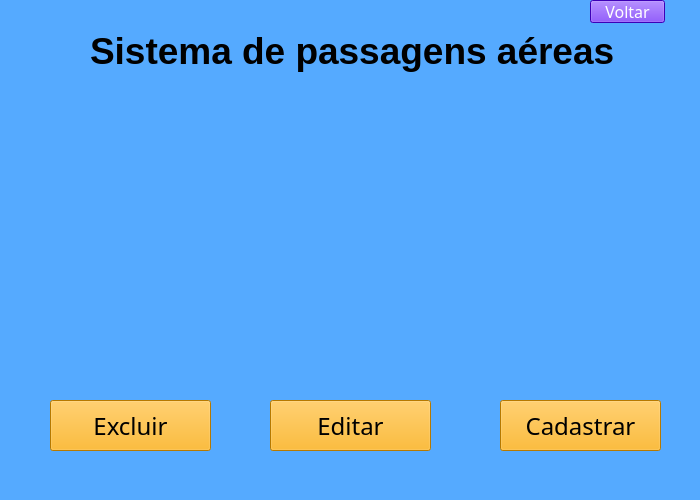
<?xml version="1.0" encoding="UTF-8"?>
<ui version="4.0">
 <class>Sistema</class>
 <widget class="QMainWindow" name="Sistema">
  <property name="geometry">
   <rect>
    <x>0</x>
    <y>0</y>
    <width>700</width>
    <height>500</height>
   </rect>
  </property>
  <property name="minimumSize">
   <size>
    <width>700</width>
    <height>500</height>
   </size>
  </property>
  <property name="font">
   <font>
    <family>Arboria-Black</family>
    <pointsize>24</pointsize>
   </font>
  </property>
  <property name="windowTitle">
   <string>MainWindow</string>
  </property>
  <property name="styleSheet">
   <string notr="true">background-color: rgb(85, 170, 255);</string>
  </property>
  <widget class="QWidget" name="centralwidget">
   <widget class="QPushButton" name="botao_cadastrar_voo">
    <property name="geometry">
     <rect>
      <x>500</x>
      <y>400</y>
      <width>161</width>
      <height>51</height>
     </rect>
    </property>
    <property name="font">
     <font>
      <family>Arboria-Black</family>
      <pointsize>18</pointsize>
     </font>
    </property>
    <property name="styleSheet">
     <string notr="true">background-color: rgb(255, 170, 0);</string>
    </property>
    <property name="text">
     <string>Cadastrar</string>
    </property>
   </widget>
   <widget class="QLabel" name="label_titulo_2">
    <property name="geometry">
     <rect>
      <x>90</x>
      <y>20</y>
      <width>551</width>
      <height>61</height>
     </rect>
    </property>
    <property name="font">
     <font>
      <pointsize>28</pointsize>
      <weight>75</weight>
      <italic>false</italic>
      <bold>true</bold>
     </font>
    </property>
    <property name="text">
     <string>Sistema de passagens aéreas</string>
    </property>
   </widget>
   <widget class="QPushButton" name="botao_voltar">
    <property name="geometry">
     <rect>
      <x>590</x>
      <y>0</y>
      <width>75</width>
      <height>23</height>
     </rect>
    </property>
    <property name="font">
     <font>
      <family>Arboria-Black</family>
      <pointsize>12</pointsize>
     </font>
    </property>
    <property name="styleSheet">
     <string notr="true">background-color: rgb(85, 0, 255);
color: rgb(255,255,255);</string>
    </property>
    <property name="text">
     <string>Voltar</string>
    </property>
   </widget>
   <widget class="QPushButton" name="botao_excluir">
    <property name="geometry">
     <rect>
      <x>50</x>
      <y>400</y>
      <width>161</width>
      <height>51</height>
     </rect>
    </property>
    <property name="font">
     <font>
      <family>Arboria-Black</family>
      <pointsize>18</pointsize>
     </font>
    </property>
    <property name="styleSheet">
     <string notr="true">background-color: rgb(255, 170, 0);</string>
    </property>
    <property name="text">
     <string>Excluir</string>
    </property>
   </widget>
   <widget class="QPushButton" name="botao_cadastrar_voo_2">
    <property name="geometry">
     <rect>
      <x>270</x>
      <y>400</y>
      <width>161</width>
      <height>51</height>
     </rect>
    </property>
    <property name="font">
     <font>
      <family>Arboria-Black</family>
      <pointsize>18</pointsize>
     </font>
    </property>
    <property name="styleSheet">
     <string notr="true">background-color: rgb(255, 170, 0);</string>
    </property>
    <property name="text">
     <string>Editar</string>
    </property>
   </widget>
  </widget>
  <widget class="QStatusBar" name="statusbar"/>
  <widget class="QMenuBar" name="menubar">
   <property name="geometry">
    <rect>
     <x>0</x>
     <y>0</y>
     <width>700</width>
     <height>21</height>
    </rect>
   </property>
  </widget>
 </widget>
 <resources/>
 <connections/>
</ui>
